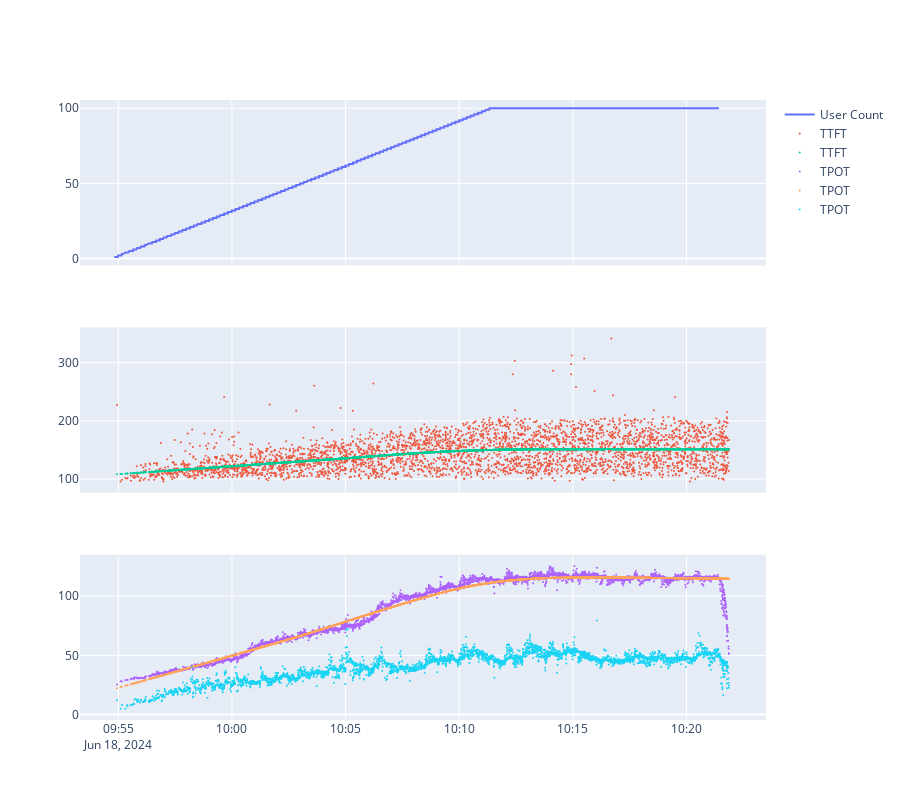

The cell this chart's notebook holds for it:
### Code cell
fig_ttft = px.scatter(caculated_df, x = 'Datetime(KST)', y = 'ttft', trendline='lowess', trendline_options=dict(frac=0.5))
fig_tpot = px.scatter(caculated_df, x = 'Datetime(KST)', y = 'tpot_avg', trendline='lowess', trendline_options=dict(frac=0.5))

fig_tpot.add_trace(go.Scatter(x = caculated_df['Datetime(KST)'], y = caculated_df['tpot_std'], name='tpot_std'))

fig_total2 = make_subplots(rows=3, cols=1,
                          shared_xaxes = True)

for d in fig_rampup.data:
    fig_total2.add_trace((go.Line(x = d['x'], y = d['y'], name = 'User Count')), row = 1, col = 1)

for d in fig_ttft.data:
    fig_total2.add_trace((go.Scatter(x = d['x'], y = d['y'], name = 'TTFT', mode='markers')), row = 2, col = 1)

for d in fig_tpot.data:
    fig_total2.add_trace((go.Scatter(x = d['x'], y = d['y'], name = 'TPOT', mode='markers')), row = 3, col = 1)

fig_total2.update_layout(hovermode = 'x unified', height=800)
fig_total2.update_xaxes(showspikes=True, spikethickness=0.5)
fig_total2.update_yaxes(showspikes=True, spikethickness=0.5)
fig_total2.update_traces(marker_size=2)

fig_total2.show()

### Figure 1 — Plotly figure (JSON) as saved in the notebook; plotly's stock layout.template omitted (floating-point values rounded to 4 significant figures; data arrays with more than 128 entries replaced by an {"elided": "..."} marker saying what was removed)
{"data": [{"marker": {"size": 2}, "name": "User Count", "type": "scatter", "x": {"elided": "3644 str values"}, "xaxis": "x", "y": {"elided": "3644 int values"}, "yaxis": "y"}, {"marker": {"size": 2}, "mode": "markers", "name": "TTFT", "type": "scatter", "x": {"elided": "3644 str values"}, "xaxis": "x2", "y": {"elided": "3644 int values"}, "yaxis": "y2"}, {"marker": {"size": 2}, "mode": "markers", "name": "TTFT", "type": "scatter", "x": {"elided": "3644 str values"}, "xaxis": "x2", "y": {"elided": "3644 float values"}, "yaxis": "y2"}, {"marker": {"size": 2}, "mode": "markers", "name": "TPOT", "type": "scatter", "x": {"elided": "3644 str values"}, "xaxis": "x3", "y": {"elided": "3644 float values"}, "yaxis": "y3"}, {"marker": {"size": 2}, "mode": "markers", "name": "TPOT", "type": "scatter", "x": {"elided": "3644 str values"}, "xaxis": "x3", "y": {"elided": "3644 float values"}, "yaxis": "y3"}, {"marker": {"size": 2}, "mode": "markers", "name": "TPOT", "type": "scatter", "x": {"elided": "3644 str values"}, "xaxis": "x3", "y": {"elided": "3644 float values"}, "yaxis": "y3"}], "layout": {"height": 800, "hovermode": "x unified", "xaxis": {"anchor": "y", "domain": [0, 1], "matches": "x3", "showspikes": true, "showticklabels": false, "spikethickness": 0.5}, "xaxis2": {"anchor": "y2", "domain": [0, 1], "matches": "x3", "showspikes": true, "showticklabels": false, "spikethickness": 0.5}, "xaxis3": {"anchor": "y3", "domain": [0, 1], "showspikes": true, "spikethickness": 0.5}, "yaxis": {"anchor": "x", "domain": [0.7333, 1], "showspikes": true, "spikethickness": 0.5}, "yaxis2": {"anchor": "x2", "domain": [0.3667, 0.6333], "showspikes": true, "spikethickness": 0.5}, "yaxis3": {"anchor": "x3", "domain": [0, 0.2667], "showspikes": true, "spikethickness": 0.5}}}
